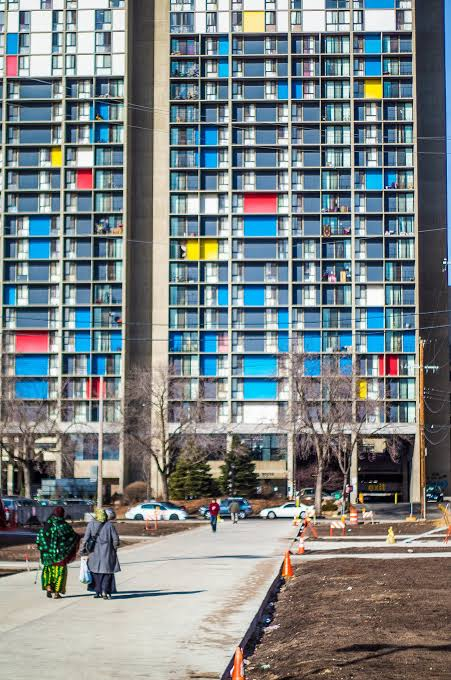
#> input picture somali-towers-schober-tech-advisory.jpg, 451 x 680 px
$ python build-background.py
#> lines starting #> are read from the running program, lines starting #| are printed output that depends on the picture; after the words box and inside, x2 and y2 are one past the last pixel; in counts of white or black regions, pixels touching at a corner belong together
#!/usr/bin/env python3
"""Cut the red and yellow tower panels out of the Somali towers photo.

The page lays the photo down as a background under a 70% wash of the page's
light blue, which leaves the photo reading at 30%. This script produces the
layer that sits on top of that wash: the red and yellow panels of the Riverside
Plaza towers at full opacity, everything else transparent, so those windows pop
out of the washed-out photo behind them.

Panels are picked out in HSV: the reds sit near hue 250 at high saturation, the
yellows near hue 33. The search stops at 70% of the frame height so the orange
traffic cones and the pedestrians in the foreground stay washed out with the
rest of the photo.

The output keeps the source's exact pixel dimensions. Both layers are drawn
with the same background-size and background-position, so the panels land back
on the windows they came from at any viewport size.

Usage: python3 tools/build-background.py
"""

from pathlib import Path

import numpy as np
from PIL import Image, ImageFilter

ROOT = Path(__file__).resolve().parent.parent
SRC = ROOT / "somali-towers-schober-tech-advisory.jpg"
OUT = ROOT / "somali-towers-panels.png"

photo = Image.open(SRC).convert("RGB")
#> photo is the input picture: PIL image 451x680 RGB; mean R, G, B 123.7, 131.1, 132.6
hsv = np.asarray(photo.convert("HSV")).astype(int)
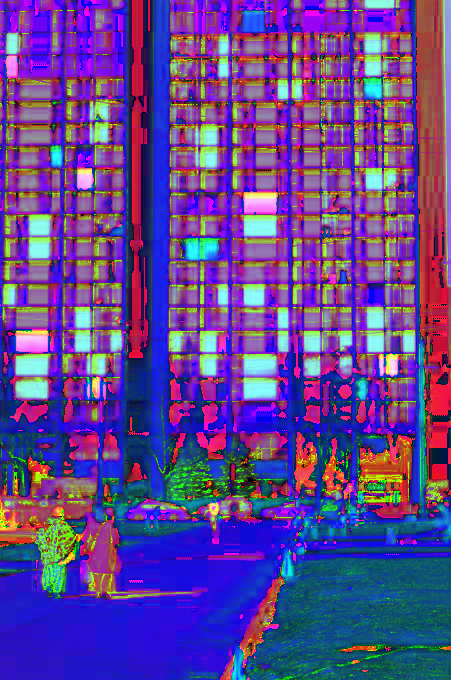
#> hsv: shape (680, 451, 3) int64; mean R, G, B 96.5, 67.9, 145.5
hue, sat, val = hsv[..., 0], hsv[..., 1], hsv[..., 2]
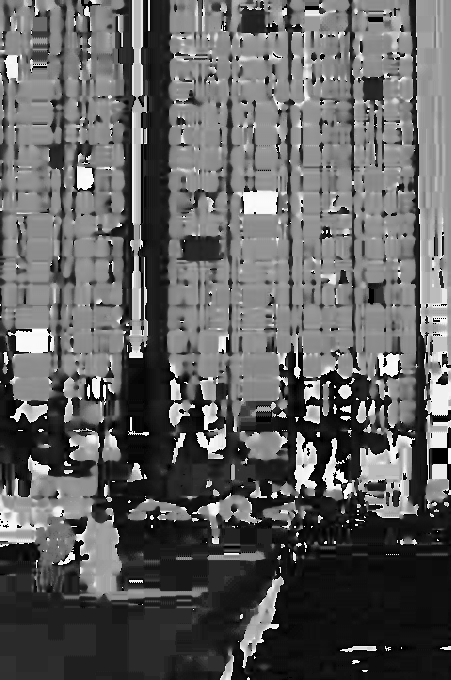
#> hue: shape (680, 451) int64; min 0, max 254, mean 96.5
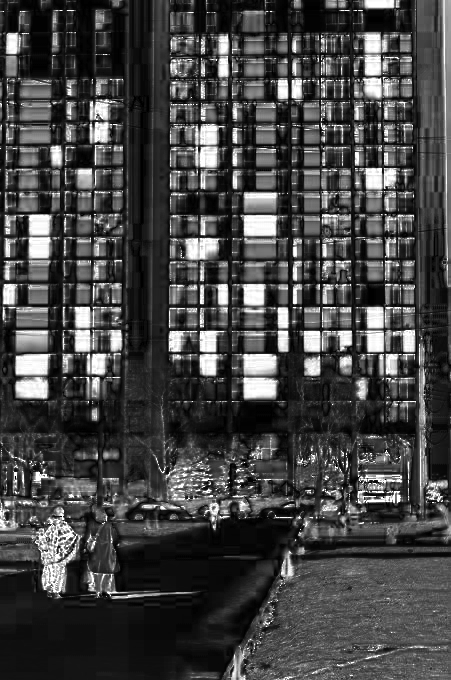
#> sat: shape (680, 451) int64; min 0, max 255, mean 67.9
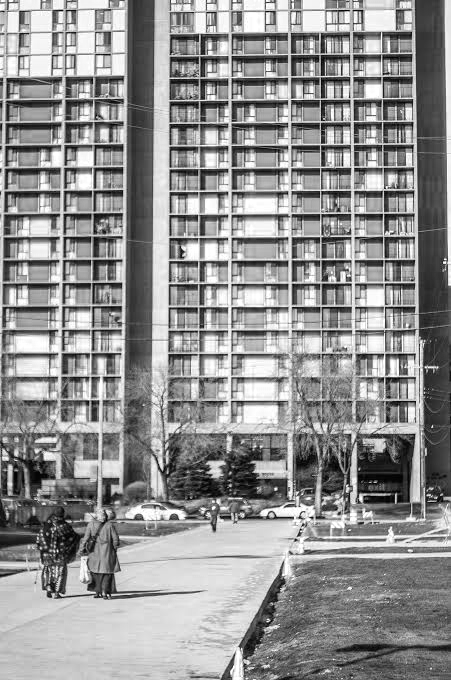
#> val: shape (680, 451) int64; min 0, max 255, mean 145.5
height, width = hue.shape
#> height = 680; width = 451

red = ((hue >= 238) | (hue <= 8)) & (sat >= 90) & (val >= 70)
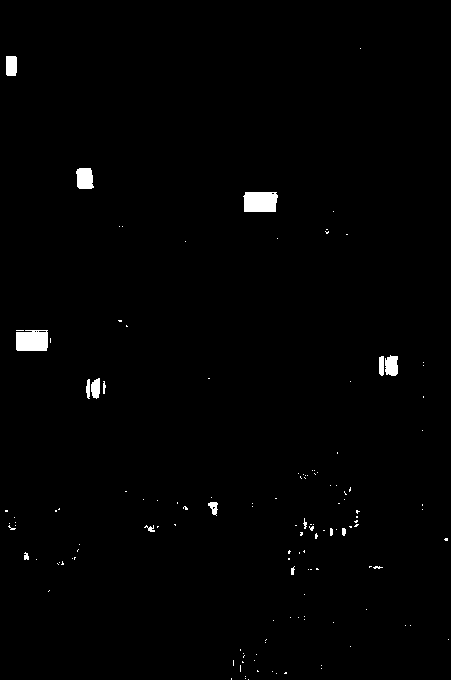
#> red: shape (680, 451) bool; 0.98% white; 137 white regions (121 under 20 px), largest, box (x1, y1, x2, y2) and area: (243, 192, 278, 212) 649, (16, 330, 48, 351) 633, (76, 168, 94, 189) 325
yellow = (hue >= 22) & (hue <= 46) & (sat >= 150) & (val >= 55)
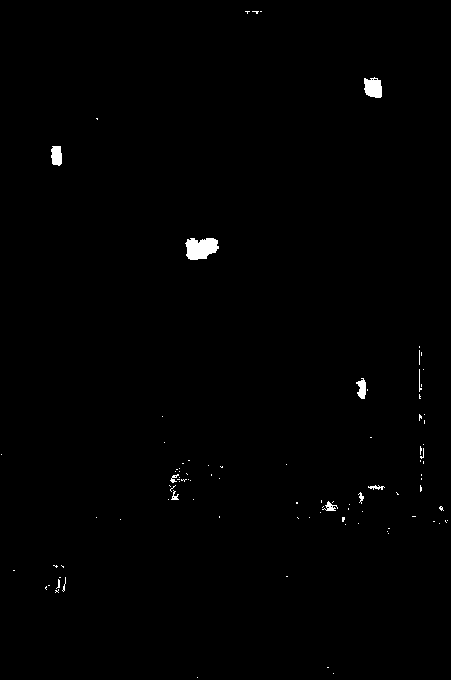
#> yellow: shape (680, 451) bool; 0.57% white; 97 white regions (86 under 20 px), largest, box (x1, y1, x2, y2) and area: (185, 238, 219, 260) 566, (364, 77, 382, 98) 303, (51, 146, 62, 166) 188
towers = np.arange(height)[:, None] * np.ones((1, width)) < 0.70 * height

panels = (red | yellow) & towers
#> panels: shape (680, 451) bool; 1.2% white; 77 white regions (63 under 20 px), largest, box (x1, y1, x2, y2) and area: (243, 192, 278, 212) 649, (16, 330, 48, 351) 633, (185, 238, 219, 260) 567
# Grow by a pixel so the JPEG's soft panel edges come along with the panel.
grown = Image.fromarray((panels * 255).astype(np.uint8), mode="L")
panels = (np.asarray(grown.filter(ImageFilter.MaxFilter(3))) > 0) & towers
#> panels: shape (680, 451) bool; 1.8% white; 47 white regions (27 under 20 px), largest, box (x1, y1, x2, y2) and area: (15, 329, 52, 352) 799, (242, 191, 279, 213) 766, (184, 237, 220, 261) 702

rgba = np.dstack([np.asarray(photo), (panels * 255).astype(np.uint8)])
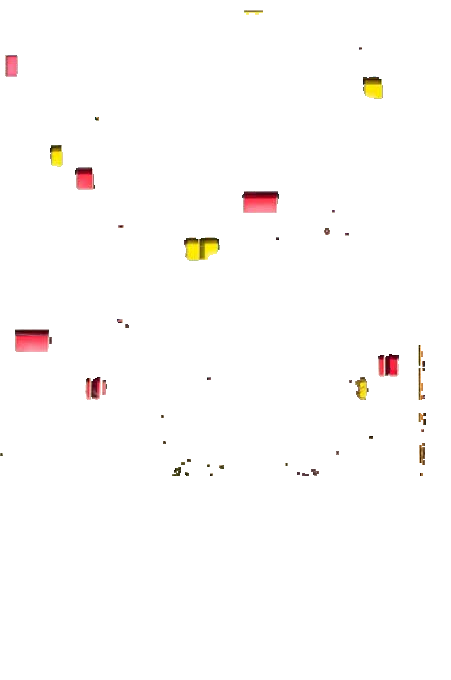
#> rgba: shape (680, 451, 4); mean R, G, B, A 123.7, 131.1, 132.6, 4.6; transparent parts drawn white
# Transparent pixels keep their RGB otherwise, which PNG cannot compress well.
rgba[~panels, :3] = 0
Image.fromarray(rgba, mode="RGBA").save(OUT, optimize=True)
print(f"{OUT.name}: {panels.sum()} panel pixels kept, {width}x{height}")
#| somali-towers-panels.png: 5576 panel pixels kept, 451x680
